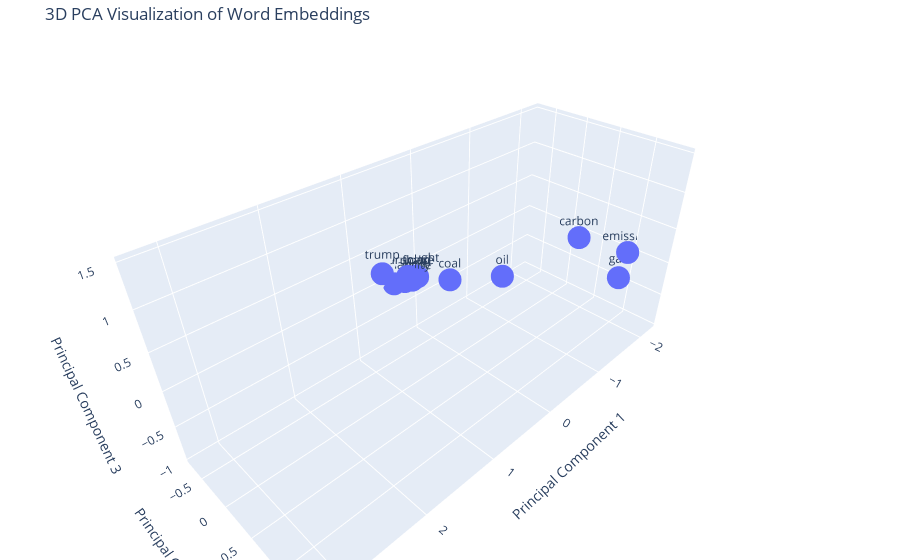

This figure's notebook cell:
### Code cell
# Just for exploration!

# Apply PCA to reduce dimensions to 3
pca = PCA(n_components=3)
X_pca = pca.fit_transform(X)

# Create a DataFrame for the PCA results
pca_df = pd.DataFrame(X_pca, columns=['PC1', 'PC2', 'PC3'])
pca_df['word'] = df_filtered['word'].values

# Plot the results in 3D
fig = px.scatter_3d(
    pca_df, 
    x='PC1', 
    y='PC2', 
    z='PC3', 
    text='word', 
    title='3D PCA Visualization of Word Embeddings'
)

# Improve layout and appearance
fig.update_traces(marker=dict(size=8), textposition='top center')
fig.update_layout(
    scene=dict(
        xaxis_title='Principal Component 1',
        yaxis_title='Principal Component 2',
        zaxis_title='Principal Component 3'
    ),
    margin=dict(l=0, r=0, b=0, t=40)
)

fig.show()

### Figure 1 — Plotly figure (JSON) as saved in the notebook; plotly's stock layout.template omitted (floating-point values rounded to 4 significant figures)
{"data": [{"hovertemplate": "PC1=%{x}<br>PC2=%{y}<br>PC3=%{z}<br>word=%{text}<extra></extra>", "legendgroup": "", "marker": {"color": "#636efa", "size": 8, "symbol": "circle"}, "mode": "markers+text", "name": "", "scene": "scene", "showlegend": false, "text": ["drought", "carbon", "flood", "hurricane", "greta", "gas", "emission", "heatwave", "solar", "sustainability", "wind", "oil", "coal", "trump"], "textposition": "top center", "type": "scatter3d", "x": [0.06364, -1.661, 0.1819, 0.311, 3.201, -2.176, -2.184, 0.2761, 0.1681, 0.422, 0.1561, -0.5599, -0.05922, 1.86], "y": [-0.7065, 0.5366, -0.5902, -0.6133, 1.427, 0.9231, 0.9843, -0.7127, -0.6322, -0.7513, -0.7058, 0.1917, -0.237, 0.8863], "z": [-0.1169, 0.2699, -0.006178, 0.0454, -0.9641, -0.4135, 0.01257, -0.09377, -0.02293, -0.07823, -0.1256, 0.01798, -0.001867, 1.477]}], "layout": {"legend": {"tracegroupgap": 0}, "margin": {"b": 0, "l": 0, "r": 0, "t": 40}, "scene": {"domain": {"x": [0, 1], "y": [0, 1]}, "xaxis": {"title": {"text": "Principal Component 1"}}, "yaxis": {"title": {"text": "Principal Component 2"}}, "zaxis": {"title": {"text": "Principal Component 3"}}}, "title": {"text": "3D PCA Visualization of Word Embeddings"}}}
